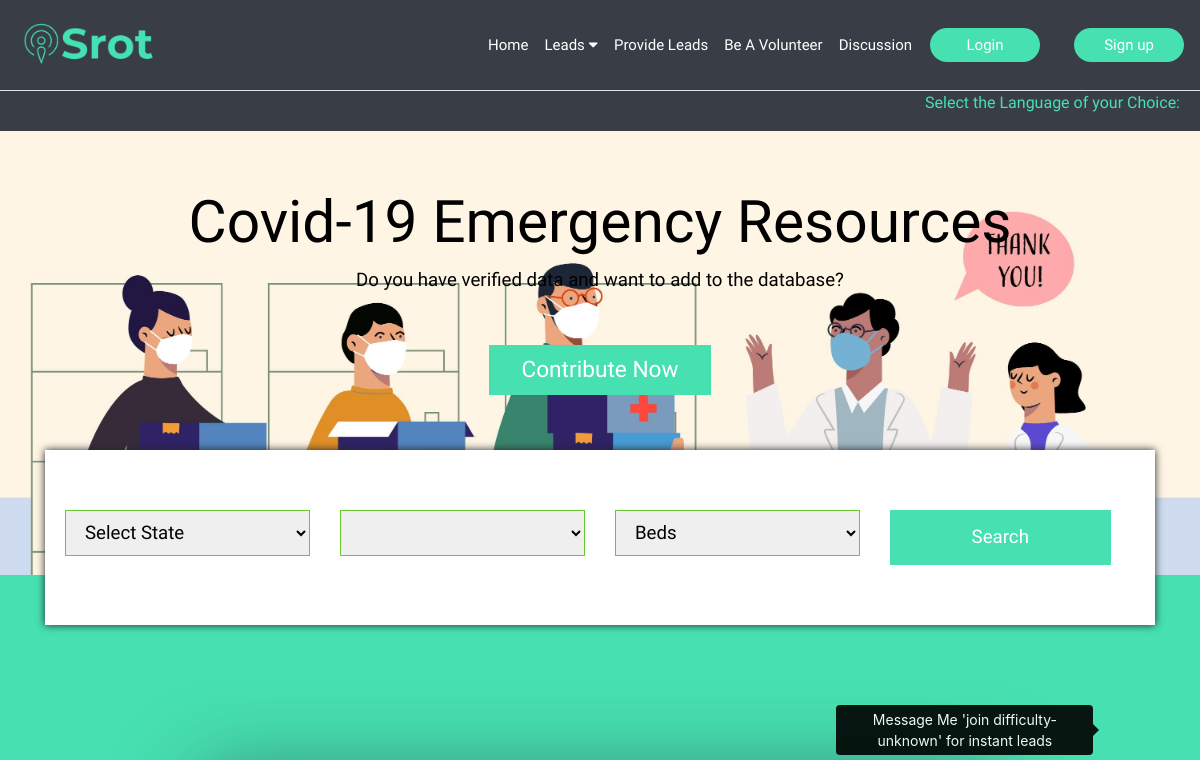
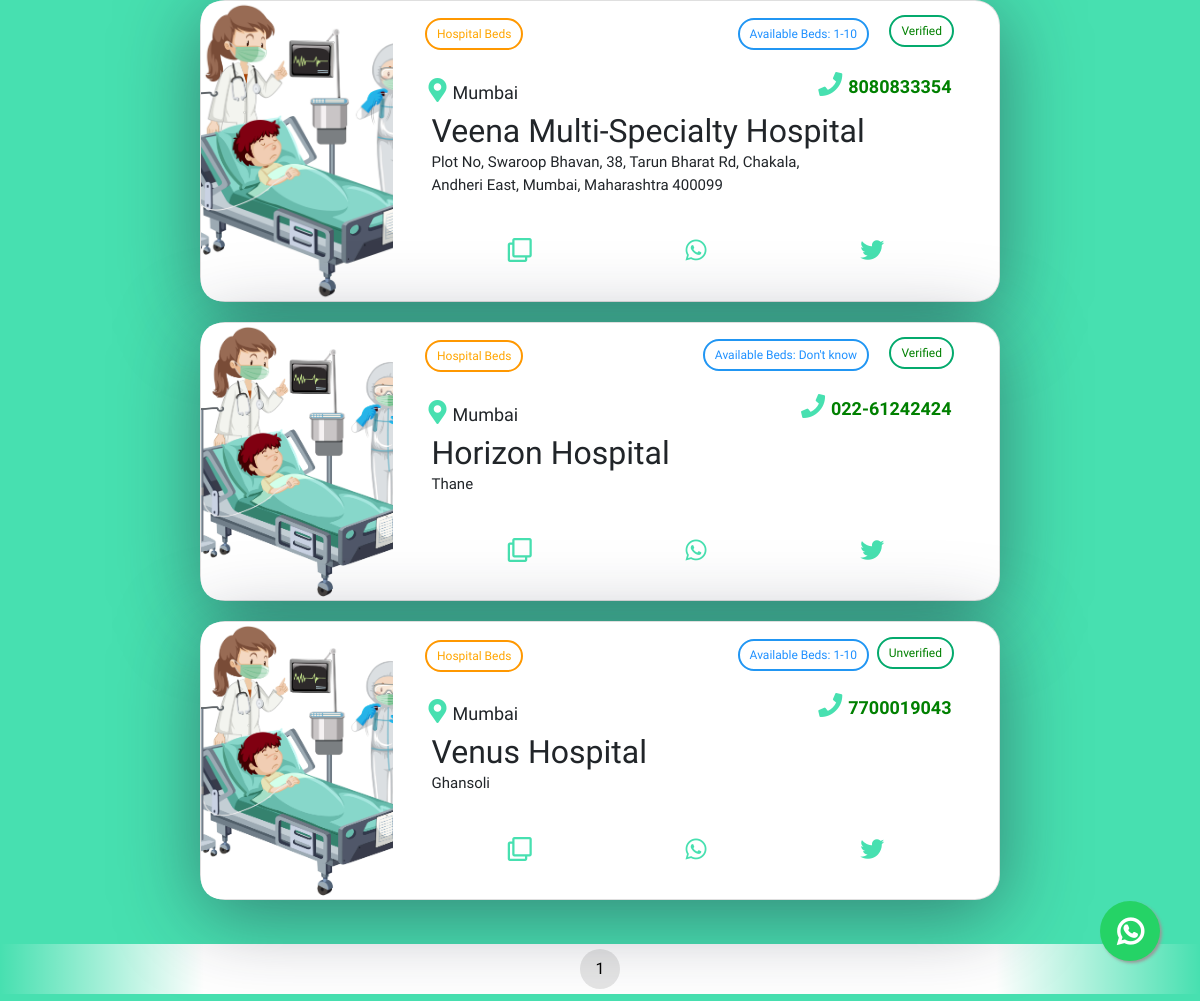
The page /leads/bedleads/1 on the database its author committed (2 pictures, top to bottom).
### srotApp/models.py (models this page shows, shortened)
class Beds(models.Model):
    volunteer_verify = models.CharField(max_length=100, default="Unverified")
    hospital_name = models.CharField(max_length=100)
    hospital_contact = models.CharField(max_length=100)
    hospital_state = models.CharField(max_length=100)
    hospital_city = models.CharField(max_length=100)
    hospital_address = models.CharField(max_length=500)
    hospital_beds = models.CharField(max_length=100)
    hospital_verify = models.CharField(max_length=100)
    hospital_details = models.CharField(max_length=500,null=True,blank=True)
    volunteer_deleted = models.CharField(choices=(("Yes","Yes"),("No","No")),max_length=5,default="No")

### srotApp/views.py (the view)
# urls.py: path('leads/bedleads/<int:pageno>',views.bedleads,name="bedleads"),
def bedleads(request,pageno):
    all_beds = list(chain(Beds.objects.filter(volunteer_verify="Verified").order_by('-id'),Beds.objects.filter(volunteer_verify="Unverified").order_by('-id')))
    context = pagination(all_beds,"beds",pageno)
    if context == 0:
        return HttpResponseRedirect(request.META.get('HTTP_REFERER','/'))
    return render(request,'leads/bedleads.html', context)

### templates/leads/bedleads.html (shortened to what this page needs)
{% extends 'leads/filter.html' %}
{% block body %}
    <div>
        {% for bed in beds %}
        {% if bed.volunteer_deleted == "No" %}
        <div class="card">
            <div class="card-text">
                <div class="portada"  style="background-image: url('/media/images/leads/bed.jpg');">
                </div>
                <div class="title-total">
                    <br>
                    <div class="service-type"><button class="btn warning">Hospital Beds</button></div>
                    <div class="service"><button class="btn info">Available Beds: {{ bed.hospital_beds }}</button>
                    </div>
                    <div class="verified"><button class="btn success">{{ bed.volunteer_verify }}</button></div>
                    <div class="contact"><button><i class="fas fa-phone"></i></button>{{ bed.hospital_contact }}
                    </div>
                    <div class="location"><button><i
                                class="fas fa-map-marker-alt"></i></button>{{ bed.hospital_city }}</div>
                    <h2>{{ bed.hospital_name }}</h2>
                    <div class="desc">{{ bed.hospital_address }}</div>
                    <div class="actions">
                        <button onclick="copyToClipboard({{bed.id}})"><i class="far fa-clone"></i></button>
                        <button id="whatsapp_button" onclick="sendWhatsapp('*DETAILS FROM SROT* %0a %0a*Name*: {{ bed.hospital_name | safe}} %0a*Address*:  {{ bed.hospital_address | safe }} %0a*Available Beds*: {{ bed.hospital_beds | safe }} %0a*contact*:{{ bed.hospital_contact | safe }} %0a*city*:{{ bed.hospital_city | safe }}')"><i class="fab fa-whatsapp"></i></button>
                        <button onclick="window.open('https://twitter.com/share?text=*DETAILS FROM SROT* %0a %0a*Name*: {{ bed.hospital_name | safe}} %0a*Address*:  {{ bed.hospital_address | safe }} %0a*Available Beds*: {{ bed.hospital_beds | safe }} %0a*contact*:{{ bed.hospital_contact | safe }} %0a*city*:{{ bed.hospital_city | safe }}')"><i class="fab fa-twitter"></i></button>
                    </div>
                </div>
            </div>
        </div>
        {% endif %}
        {% endfor %}
    </div>
{% endblock body %}

### media/css/cards.css (style rules this page uses)
body { font-family: Roboto, sans-serif; margin: 0; height: 100vh; display: grid; align-items: center; justify-items: center; background-color: #47E0B0; }
.card { background: #fff; border-radius: 4px; box-shadow: 0px 14px 80px rgba(34, 35, 58, 0.5); max-width: 800px; display: flex; flex-direction: row; border-radius: 25px; position: relative; margin-top: 10px !important; margin-bottom: 20px !important; }
.card h2 { margin-top: -30px; padding: 0 1rem; }
.card .contact { padding: 1rem; text-align: right; color: green; font-weight: bold; font-size: 18px; margin-top: -20px; margin-right: 9px; }
.card .location { padding: 2rem; text-align: left; font-size: 18px; margin-top: -80px; margin-left: -25px; }
.card .service { padding: inherit; text-align: right; font-weight: bold; font-size: 18px; margin-top: -87px; margin-right: 100px; }
.card .service-type { padding: inherit; text-align: left; font-weight: bold; font-size: 18px; margin-top: -80px; margin-right: 20px; margin-left: -13px; margin-bottom: -5px; }
.card .verified { padding: inherit; text-align: right; font-weight: bold; font-size: 18px; margin-top: -95px; }
.card .desc { padding: 0.5rem 1rem; font-size: 15px; margin-right: 161px; margin-top: -15px; margin-bottom: 20px; }
.card .actions { display: grid; grid-template-columns: repeat(3, 1fr); align-items: center; padding: 0.5rem 1rem; }
.card-text { display: grid; grid-template-columns: 1fr 2fr !important; }
.title-total { padding: 2.5em 1.5em 1.5em 1.5em; font-size: 15px; }
.portada { width: 100%; height: 100%; border-top-left-radius: 20px; border-bottom-left-radius: 20px; background-position: bottom center; background-size: cover; }
button { border: none; background: none; font-size: 24px; color: #8bc34a; cursor: pointer; transition: 0.5s; }
.btn { border: 2px solid black; background-color: white; color: black; padding: 5px 10px; font-size: 12px; cursor: pointer; border-radius:25px; }
.success { border-color: #04AA6D; color: green; }
.info { border-color: #2196F3; color: dodgerblue; margin-top: -10px; margin-right: -15px; }
.warning { border-color: #ff9800; color: orange; }
.desc { min-width: 400px; }

### media/css/basic.css (style rules this page uses)
body { font-family: 'Varela Round', sans-serif; }

### media/css/filter.css (style rules this page uses)
.title-total i { color: #47E0B0; }
.fa-whatsapp { font-family: 'Font Awesome 5 Brands'; }

### rows shown on the page
Beds: hospital_beds "1-10", volunteer_verify "Verified", hospital_contact "8080833354", hospital_city "Mumbai", hospital_name "Veena Multi-Specialty Hospital", hospital_address "Plot No, Swaroop Bhavan, 38, Tarun Bharat Rd, Chakala, Andheri East, Mumbai, Maharashtra 400099"
Beds: hospital_beds "Don't know", volunteer_verify "Verified", hospital_contact "022-61242424", hospital_city "Mumbai", hospital_name "Horizon Hospital", hospital_address "Thane"
Beds: hospital_beds "1-10", volunteer_verify "Unverified", hospital_contact "7700019043", hospital_city "Mumbai", hospital_name "Venus Hospital", hospital_address "Ghansoli"

### other values the page prints
{{ actual_page }} "1"
